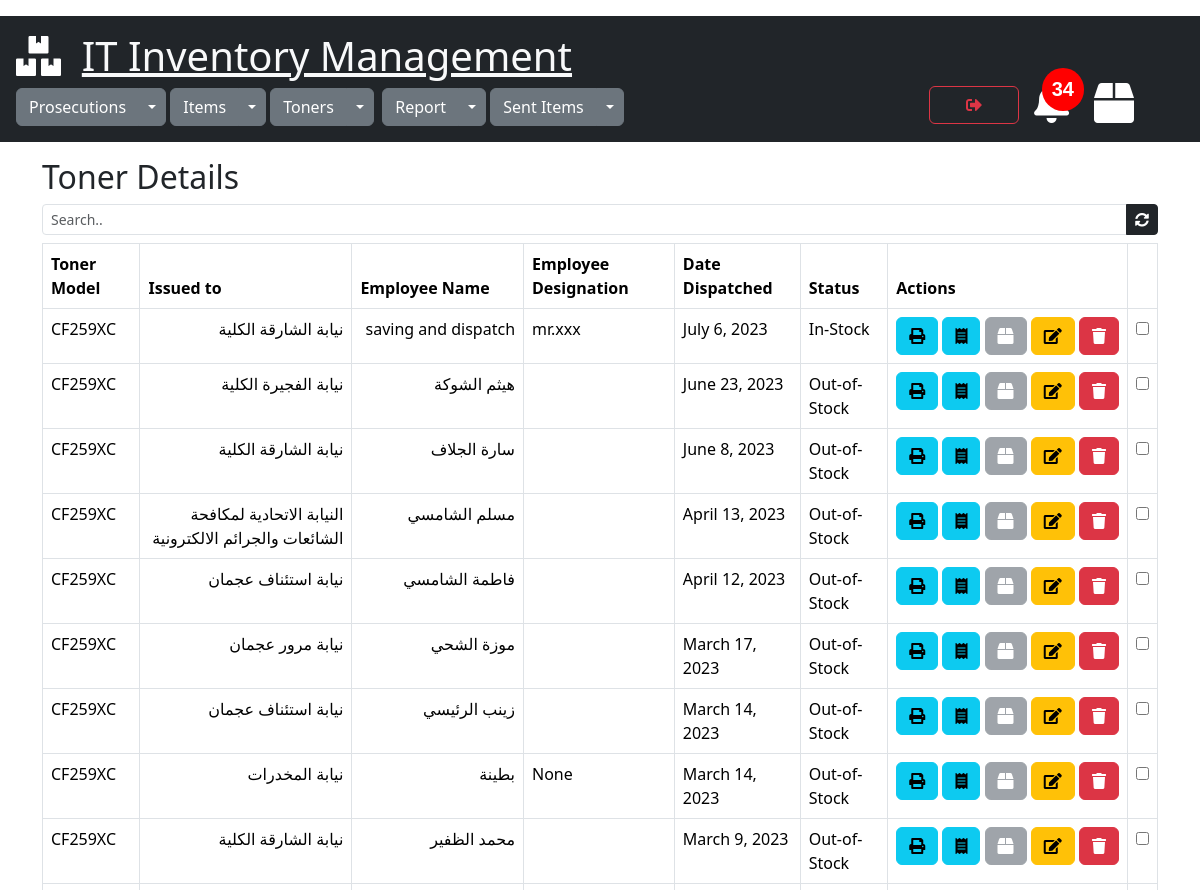
Page /toners/view_tonerdetails/46 (signed in, upper part) on the earlier database version.
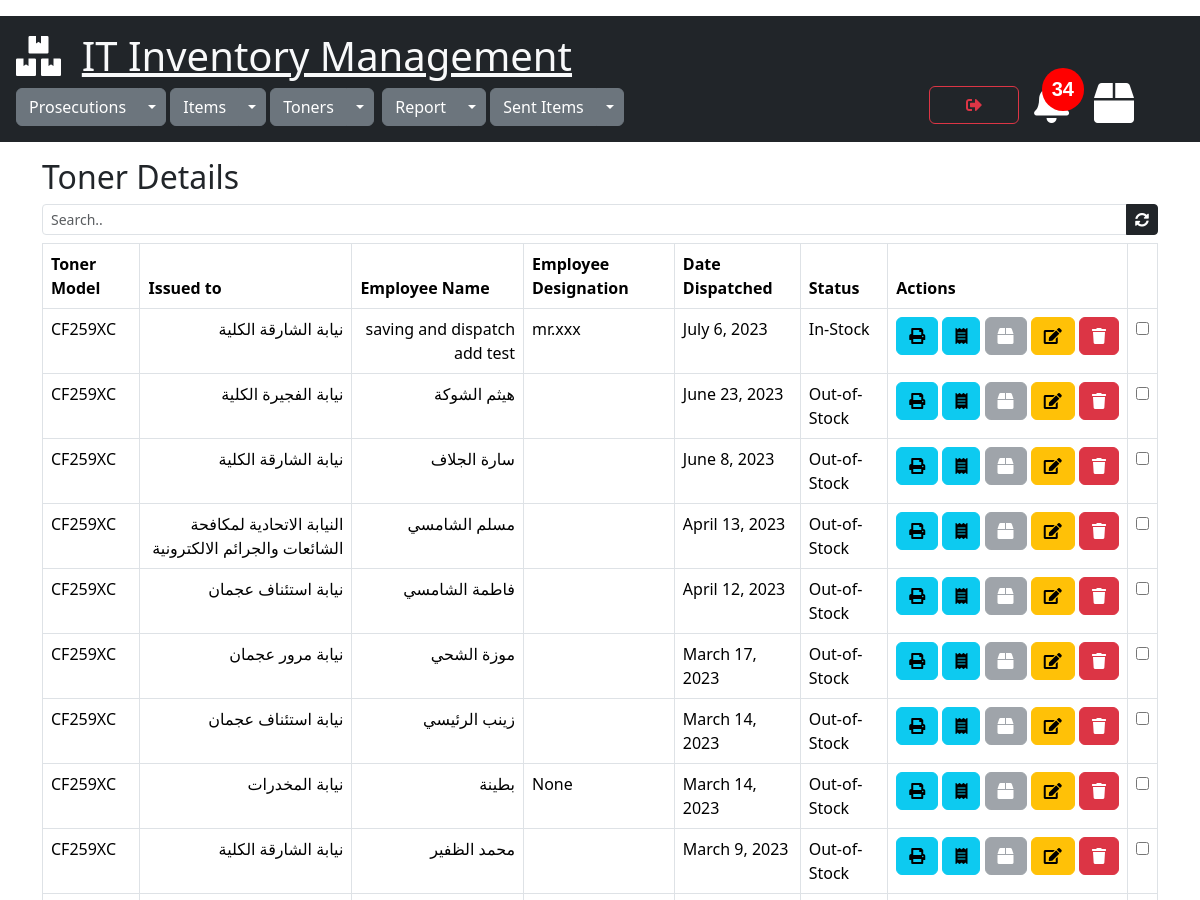
Same page on the later database version.
### toners/models.py (models this page shows)
class TonerDetails(models.Model):
    STATUS = [
        ('In-Stock', 'In-Stock'),
        ('Out-of-Stock', 'Out-of-Stock'),
    ]
    toner_model = models.ForeignKey(Toners,on_delete=models.CASCADE)
    status = models.CharField(max_length=30,default='In-Stock',choices=STATUS)
    issued_to = models.ForeignKey(Prosecutions, on_delete=models.CASCADE,default="31")
    employee_name = models.CharField(max_length=300,null=True)
    employee_designation = models.CharField(max_length=300,null=True)
    created=models.DateTimeField(default=timezone.now)
    date_dispatched=models.DateTimeField(default=timezone.now)
    cart_item = GenericRelation(CartItem, related_query_name='tonerdetails',on_delete=models.CASCADE)
    class Meta:
        ordering = ['-date_dispatched']

class Toners(models.Model):
    toner_model = models.CharField(max_length=100,null=True)
    toner_printer = models.ForeignKey(Items,on_delete=models.CASCADE)
    total_qty = models.PositiveIntegerField(default=0,null=True)
    remaining_qty = models.PositiveIntegerField(default=0,null=True)
    created=models.DateTimeField(default=timezone.now)
    objects = models.Manager()

### prosecutions/models.py (models this page shows)
class Prosecutions(models.Model):
    name = models.CharField(max_length=255)
    location = models.CharField(max_length=300,default="none")
    created = models.DateTimeField(default=timezone.now)

### toners/views.py (the view)
# urls.py: path('view_tonerdetails/<int:id>', views.view_tonerdetails, name='view_tonerdetails'),
@cache_control(no_cache=True, must_revalidate=True,no_store=True)
@login_required(login_url="login")
def view_tonerdetails(request, id):
    tonerdetails = TonerDetails.objects.filter(toner_model=id)
    cartitem = CartItem.objects.all()
    data_calc_cart_total = calc_cart_total(request)
    cart_total = data_calc_cart_total['cart_total']
    data_calc_toner_stock_alert = calc_toner_stock_alert(request)
    toner_stock_alert = data_calc_toner_stock_alert['toner_stock_alert_count']
    toner_under_fifteen = data_calc_toner_stock_alert['tonerstock']
    joined_ids = [(o.object_id, o.content_type_id) for o in cartitem]
    tonerdetails_content_type = ContentType.objects.get(app_label='toners', model='tonerdetails')
    content_type_id=tonerdetails_content_type.id
    joined_ids=json.dumps(joined_ids)
    context = {"tonerdetails": tonerdetails,"joined_ids":joined_ids,"total": cart_total,"content_type_id":content_type_id,"item_id":id,
               "toner_stock_alert":toner_stock_alert,"toner_under_fifteen":toner_under_fifteen}
    return render(request, 'view_tonerdetails.html',context )

### sent_items/utils.py (called while the page is built)
def get_total_cart_items(cart):
    cartitem = cart.cartitem_set.filter(selected=False, dispatched=False)
    total = cartitem.count()
    return total

def calc_cart_total(request):
    customer, created = Customer.objects.get_or_create(user=request.user)
    cart, created = Cart.objects.get_or_create(customer=customer, complete=False)
    items_in_cart = cart.cartitem_set.filter(selected=False, dispatched=False)
    cart_total = get_total_cart_items(cart)
    return {'cart_total':cart_total,'user_cart':cart,'items_in_cart':items_in_cart}

### toners/utils.py (called while the page is built)
def calc_toner_stock_alert(request):
    tonerstock=Toners.objects.filter(remaining_qty__lte=15)
    toner_stock_alert_count=tonerstock.count()
    return {"toner_stock_alert_count":toner_stock_alert_count,"tonerstock":tonerstock }

### toners/templates/view_tonerdetails.html (shortened to what this page needs)
{% extends 'mainpage.html' %}
{% load static %}
{% block content %}
<div class="container" xmlns="">
  <h2>Toner Details</h2>
  <div class="input-group input-group-sm mb-2">
        <input class="form-control" id="search" type="text" placeholder="Search.." >
        <a href="{% url 'view_tonerdetails' item_id %}" id="item_id" data-value="{{item_id}}" class="btn btn-dark btn-sm"><i class="fas fa-sync-alt"></i></a>
  </div>
    <div class="table-responsive">
        <table class="table table-bordered" id="myTable">
            <thead>
            <tr>
                <th>Toner Model</th>
                <th>Issued to</th>
                <th>Employee Name</th>
                <th>Employee Designation</th>
                <th>Date Dispatched</th>
                <th>Status</th>
                <th>Actions</th>
                <th></th>
            </tr>
            </thead>
            <tbody>
            {% for detail in tonerdetails%}
            <tr id="{{detail.id}}" data-id="{{ detail.id }}">
                <td>{{detail.toner_model.toner_model}} {{detail.toner_model.toner_model.content_type}}</td>
                <td class="right-to-left-text">{{detail.issued_to.name}}</td>
                <td class="right-to-left-text">{{detail.employee_name}}</td>
                <td>{{detail.employee_designation}}</td>
                <td>{{detail.date_dispatched.date}}</td>
                <td>{{detail.status}}</td>
                <td>
                    <div class="button-container">
                        <a href="{% url 'print_toner_issue_vouchers' detail.id %}" target="_blank"
                           rel="noopener noreferrer" class="btn btn-info" data-bs-toggle="tooltip"
                           data-bs-placement="bottom" title="Print Issue Voucher"><i class="fas fa-print"></i></a>
                        <a href="{% url 'print_toner_sent_invoice' detail.id %}" target="_blank"
                           rel="noopener noreferrer" class="btn btn-info" data-bs-toggle="tooltip"
                           data-bs-placement="bottom" title="Print Invoice"><i class="fas fa-receipt"></i></a></a>
                        <button onclick="getCartData('{{detail.id}}','add')" data-detail="{{detail.id}}"
                                data-action="add" class="btn btn-secondary addtodispatch" enabled
                                data-bs-toggle="tooltip" data-bs-placement="bottom" title="Add To Dispatch"><i
                                class="fas fa-box"></i></button>
                        <a href="{% url 'edit_tonerdetails_form' detail.id %}" class="btn btn-warning"
                           data-bs-toggle="tooltip" data-bs-placement="bottom" title="Edit"><i class="fas fa-edit"></i></a>
                        <a data-bs-toggle="modal" data-bs-target="#delete-modal{{ detail.pk }}" class="btn btn-danger"
                           data-bs-toggle="tooltip" data-bs-placement="bottom" title="Delete"><i
                                class="fas fa-trash"></i></a></a>
                    </div>
                </td>
                <td><input type="checkbox" name="detail_id[]" value="{{detail.id}}" id="bulk_delete_detail"></td>
            </tr>
            {% endfor %}
            </tbody>
        </table>
    </div>
</div>
{% endblock %}

Differences in the rows shown:
changed TonerDetails "mr.xxx": employee_name "saving and dispatch" → "saving and dispatch add test"
